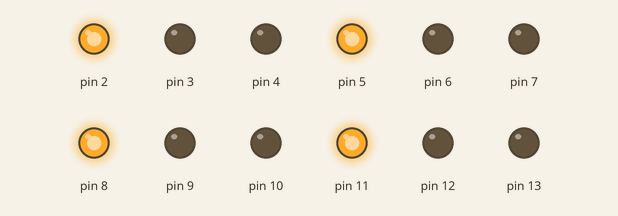
This sketch was run on a simulated Arduino Uno, built with avr-gcc and run on an emulated ATmega328P. Shown: output pins drawn as LEDs (lit = HIGH).

Above: at 0.1 s.
At 1.1 s:
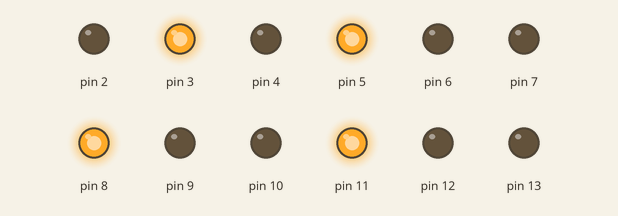
At 3.1 s:
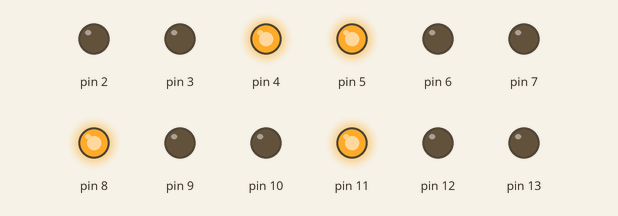
At 38.1 s:
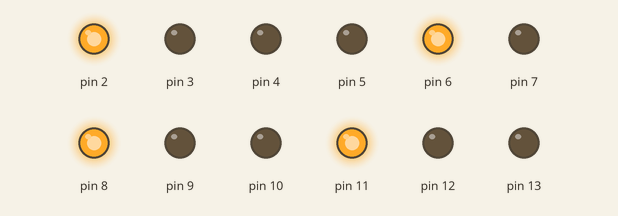
At 40.1 s:
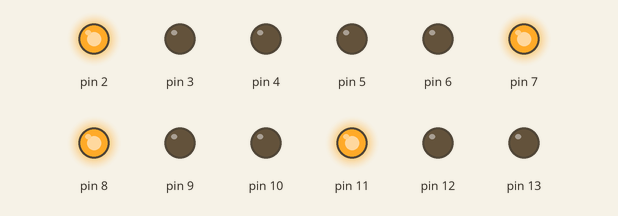
Timing chart, 0 to 41.0 s (numbered marks = the images above):
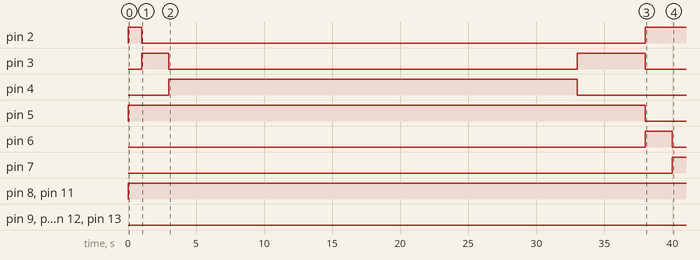

Measured:
- by itself, pin 2: HIGH → LOW at 1.0 s, → HIGH 37.0 s later
- by itself, pin 3: LOW → HIGH at 1.0 s, → LOW 2.0 s later, → HIGH 30.0 s later, → LOW 5.0 s later
- by itself, pin 4: LOW → HIGH at 3.0 s, → LOW 30.0 s later
- by itself, pin 5: HIGH → LOW at 38.0 s
- by itself, pin 6: LOW → HIGH at 38.0 s, → LOW 2.0 s later
- by itself, pin 7: LOW → HIGH at 40.0 s

The sketch:

Arduin_Code.ino
```cpp
/*This code implements the traffic light system for a quad way intersection.
  Note that the Phases A,B,C and D in the figure 1 of the task are assigned
  integers 1,2,3 and 4 respectively here in code.
*/

//Folowing variables are for storing the information of current and Next phase of the Traffic System
int Current_Phase;
int Next_Phase;

//The folowing three integer variables are used for LED control in the Light_Transition function
int Red_Light,Yellow_Light,Green_Light;

//This is a multidimentional array is used for addressing the pins with which the LEDs of a specific phase are connected
int light_Adress_Array [4][4] = { { 1, 2, 3,4 }, { 2, 5, 6,7 } , { 3, 8, 9,10 }, { 4, 11, 12,13} };


void setup() {

// declaration of Digital output Ports for LED's (emulating the traffic light), thus for each phase 3 LEDs are to be connected with the controller

//declration of LEDs for Phase 1
pinMode (2,OUTPUT);
pinMode (3,OUTPUT);
pinMode (4,OUTPUT);

//declration of LEDs for Phase 2
pinMode (5,OUTPUT);
pinMode (6,OUTPUT);
pinMode (7,OUTPUT);

//declration of LEDs for Phase 3
pinMode (8,OUTPUT);
pinMode (9,OUTPUT);
pinMode (10,OUTPUT);

//declration of LEDs for Phase 4
pinMode (11,OUTPUT);
pinMode (12,OUTPUT);
pinMode (13,OUTPUT);

//seting the initial value of cxurrent phase to be 1 (which represents Phase A of the Figure 1) therefore, on every restart of the system Traffic Light of Phase A would starts its normal transitions and other phases would foloow.
Current_Phase = 1;

//Setting up all the red lights on to start with (This would happen on every reset).
//Red Light of Phase 1
digitalWrite (2,HIGH);

//Red Light of Phase 2
digitalWrite (5,HIGH);

//Red Light of Phase 3
digitalWrite (8,HIGH);

//Red Light of Phase 4
digitalWrite (11,HIGH);

delay (1000);
}

void loop() {
        Light_Transition(Current_Phase);
        Phase_Select(Current_Phase);
        Current_Phase = Next_Phase;
}

/*
  *This Function implements the Traffic light transition control as per the desired timing requirements.
  *The control is implemented withrespect to the Phase input gien to the function as argument.
  *Therefore, if Phase is equal to 1 the contrl woudl be implemented for the LEDs emulating the traffic light of phase A of intersection (1 in code)

  *Note that delay command is used in thid fucntion in place of other timing control methods, although this usage is not very much recomended however in the given design
  the requirment was as such that use of delay fucntion became inevitable as the transitions in the design takes place in series and hence one step has to finish to allow
  other step to continue.
 */
void Light_Transition ( int Phase)
{
    // The addressing of pins for transition of Phase lights are carried out here with help of a multi dimentional array, This array has 4 rows (representing 4 phases), The adress of puns lie in the columns of array against each pahse.
    Red_Light = light_Adress_Array[Phase -1][1] ;
    Yellow_Light = light_Adress_Array[Phase -1][2] ;
    Green_Light = light_Adress_Array[Phase -1][3] ;

   //Light transition control

   digitalWrite(Red_Light,LOW);

   digitalWrite(Yellow_Light,HIGH);
   //delay of 2 seconds, as per design requirements
   delay (2000);
   digitalWrite(Yellow_Light,LOW);
   digitalWrite(Green_Light,HIGH);
   //delay of 30 seconds, as per design requirements
   delay (30000);
   digitalWrite(Green_Light,LOW);
   digitalWrite(Yellow_Light,HIGH);
   //delay of 30 seconds, as per design requirements
   delay (5000);
   digitalWrite(Yellow_Light,LOW);
   digitalWrite(Red_Light,HIGH);

  }


/*
  This function implements the next phase decision functionality based on the current phase, given to it as argument.
 */
void Phase_Select (int current_Phase)
{
   Next_Phase = current_Phase + 1;
   if (Next_Phase == 5)
   {
    Next_Phase = 1;
    }
  }
```
